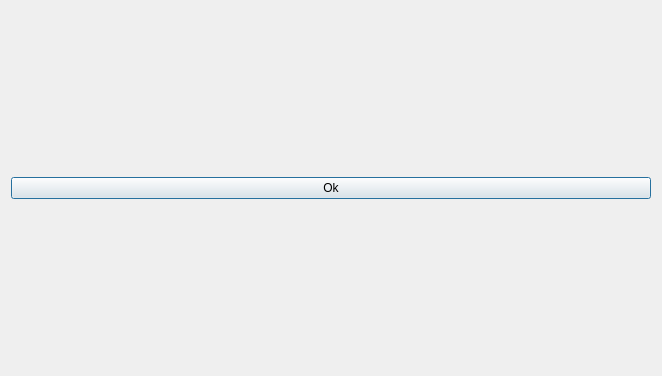
<?xml version="1.0" encoding="UTF-8"?>
<ui version="4.0">
 <class>Dialog</class>
 <widget class="QDialog" name="Dialog">
  <property name="windowModality">
   <enum>Qt::WindowModality::ApplicationModal</enum>
  </property>
  <property name="geometry">
   <rect>
    <x>0</x>
    <y>0</y>
    <width>662</width>
    <height>376</height>
   </rect>
  </property>
  <property name="sizePolicy">
   <sizepolicy hsizetype="Fixed" vsizetype="Fixed">
    <horstretch>0</horstretch>
    <verstretch>0</verstretch>
   </sizepolicy>
  </property>
  <property name="windowTitle">
   <string>Sample Settings</string>
  </property>
  <property name="sizeGripEnabled">
   <bool>false</bool>
  </property>
  <property name="modal">
   <bool>true</bool>
  </property>
  <layout class="QGridLayout" name="gridLayout">
   <item row="2" column="0" colspan="2">
    <widget class="QPushButton" name="okBtn">
     <property name="text">
      <string>Ok</string>
     </property>
    </widget>
   </item>
   <item row="0" column="0" colspan="2">
    <layout class="QGridLayout" name="paramsLay"/>
   </item>
  </layout>
 </widget>
 <resources/>
 <connections/>
</ui>
